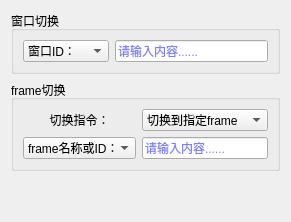
     <widget class="QWidget" name="tab_13">
      <attribute name="title">
       <string>网页切换</string>
      </attribute>
      <layout class="QVBoxLayout" name="verticalLayout_30">
       <item>
        <widget class="QGroupBox" name="groupBox_13">
         <property name="title">
          <string>窗口切换</string>
         </property>
         <layout class="QGridLayout" name="gridLayout_26">
          <item row="0" column="1">
           <widget class="QLineEdit" name="lineEdit_15">
            <property name="palette">
             <palette>
              <active>
               <colorrole role="Text">
                <brush brushstyle="SolidPattern">
                 <color alpha="255">
                  <red>0</red>
                  <green>0</green>
                  <blue>255</blue>
                 </color>
                </brush>
               </colorrole>
               <colorrole role="PlaceholderText">
                <brush brushstyle="SolidPattern">
                 <color alpha="128">
                  <red>0</red>
                  <green>0</green>
                  <blue>255</blue>
                 </color>
                </brush>
               </colorrole>
              </active>
              <inactive>
               <colorrole role="Text">
                <brush brushstyle="SolidPattern">
                 <color alpha="255">
                  <red>0</red>
                  <green>0</green>
                  <blue>255</blue>
                 </color>
                </brush>
               </colorrole>
               <colorrole role="PlaceholderText">
                <brush brushstyle="SolidPattern">
                 <color alpha="128">
                  <red>0</red>
                  <green>0</green>
                  <blue>255</blue>
                 </color>
                </brush>
               </colorrole>
              </inactive>
              <disabled>
               <colorrole role="Text">
                <brush brushstyle="SolidPattern">
                 <color alpha="255">
                  <red>120</red>
                  <green>120</green>
                  <blue>120</blue>
                 </color>
                </brush>
               </colorrole>
               <colorrole role="PlaceholderText">
                <brush brushstyle="SolidPattern">
                 <color alpha="128">
                  <red>0</red>
                  <green>0</green>
                  <blue>0</blue>
                 </color>
                </brush>
               </colorrole>
              </disabled>
             </palette>
            </property>
            <property name="placeholderText">
             <string>请输入内容......</string>
            </property>
           </widget>
          </item>
          <item row="0" column="0">
           <widget class="QComboBox" name="comboBox_32">
            <item>
             <property name="text">
              <string>窗口ID：</string>
             </property>
            </item>
            <item>
             <property name="text">
              <string>窗口标题：</string>
             </property>
            </item>
           </widget>
          </item>
         </layout>
        </widget>
       </item>
       <item>
        <widget class="QGroupBox" name="groupBox_12">
         <property name="title">
          <string>frame切换</string>
         </property>
         <layout class="QGridLayout" name="gridLayout_19">
          <item row="0" column="0">
           <widget class="QLabel" name="label_70">
            <property name="text">
             <string>切换指令：</string>
            </property>
            <property name="alignment">
             <set>Qt::AlignCenter</set>
            </property>
           </widget>
          </item>
          <item row="0" column="1">
           <widget class="QComboBox" name="comboBox_26">
            <item>
             <property name="text">
              <string>切换到指定frame</string>
             </property>
            </item>
            <item>
             <property name="text">
              <string>切换到上一级文档</string>
             </property>
            </item>
            <item>
             <property name="text">
              <string>切换回主文档</string>
             </property>
            </item>
           </widget>
          </item>
          <item row="1" column="0">
           <widget class="QComboBox" name="comboBox_27">
            <item>
             <property name="text">
              <string>frame名称或ID：</string>
             </property>
            </item>
            <item>
             <property name="text">
              <string>Xpath定位：</string>
             </property>
            </item>
           </widget>
          </item>
          <item row="1" column="1">
           <widget class="QLineEdit" name="lineEdit_11">
            <property name="palette">
             <palette>
              <active>
               <colorrole role="Text">
                <brush brushstyle="SolidPattern">
                 <color alpha="255">
                  <red>0</red>
                  <green>0</green>
                  <blue>255</blue>
                 </color>
                </brush>
               </colorrole>
               <colorrole role="PlaceholderText">
                <brush brushstyle="SolidPattern">
                 <color alpha="128">
                  <red>0</red>
                  <green>0</green>
                  <blue>255</blue>
                 </color>
                </brush>
               </colorrole>
              </active>
              <inactive>
               <colorrole role="Text">
                <brush brushstyle="SolidPattern">
                 <color alpha="255">
                  <red>0</red>
                  <green>0</green>
                  <blue>255</blue>
                 </color>
                </brush>
               </colorrole>
               <colorrole role="PlaceholderText">
                <brush brushstyle="SolidPattern">
                 <color alpha="128">
                  <red>0</red>
                  <green>0</green>
                  <blue>255</blue>
                 </color>
                </brush>
               </colorrole>
              </inactive>
              <disabled>
               <colorrole role="Text">
                <brush brushstyle="SolidPattern">
                 <color alpha="255">
                  <red>120</red>
                  <green>120</green>
                  <blue>120</blue>
                 </color>
                </brush>
               </colorrole>
               <colorrole role="PlaceholderText">
                <brush brushstyle="SolidPattern">
                 <color alpha="128">
                  <red>0</red>
                  <green>0</green>
                  <blue>0</blue>
                 </color>
                </brush>
               </colorrole>
              </disabled>
             </palette>
            </property>
            <property name="placeholderText">
             <string>请输入内容......</string>
            </property>
           </widget>
          </item>
         </layout>
        </widget>
       </item>
       <item>
        <spacer name="verticalSpacer_11">
         <property name="orientation">
          <enum>Qt::Vertical</enum>
         </property>
         <property name="sizeHint" stdset="0">
          <size>
           <width>20</width>
           <height>40</height>
          </size>
         </property>
        </spacer>
       </item>
      </layout>
     </widget>
